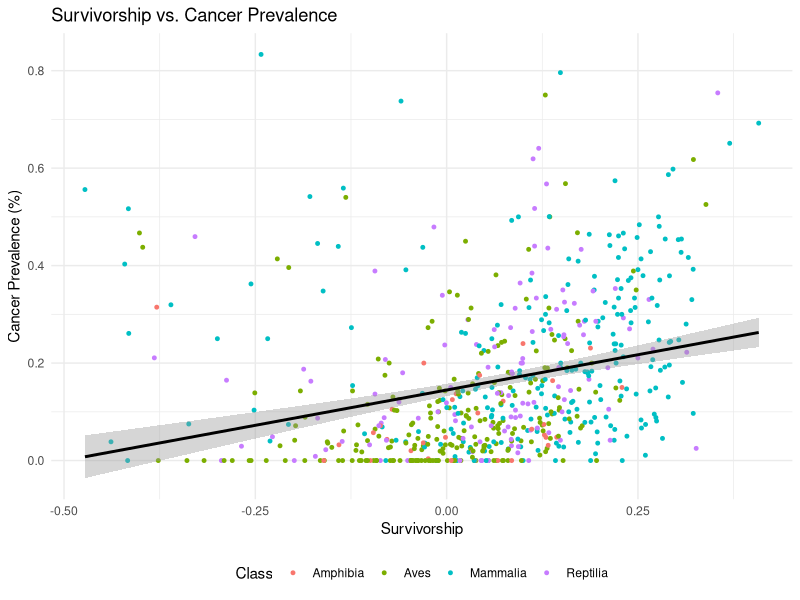

Write R code to recreate this figure.
# Load libraries
library(ggplot2)
library(dplyr)

data <- read.csv("condensed_data.csv")


# Scatterplot with linear regression line
ggplot(data, aes(x = shape_value, y = cancer_prevalence, color = Class)) +
  geom_point(alpha = 1, size = 1) +  # points
  geom_smooth(method = "lm", se = TRUE, color = "black") +   # regression line
  theme_minimal() +
  labs(
    x = "Survivorship",
    y = "Cancer Prevalence (%)",
    color = "Class", 
    title = "Survivorship vs. Cancer Prevalence"
     ) +
    theme(legend.position = "bottom") 


# Run the linear model
model <- lm(cancer_prevalence ~ shape_value, data = data)

# See results
summary(model)
